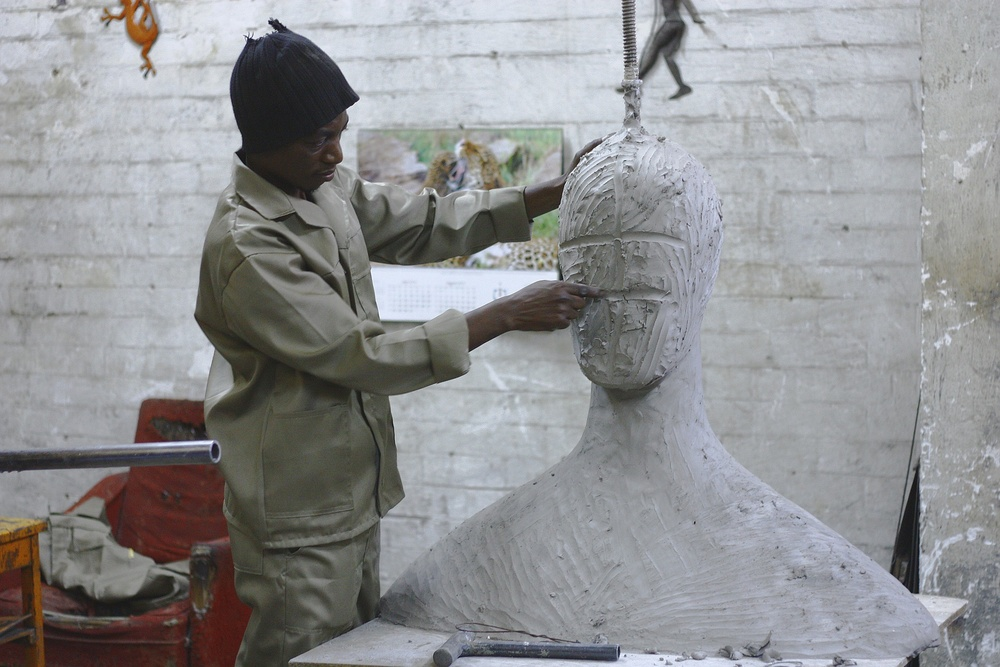
#> input picture lecture3_function_various_function/handcraft.jpg, 1000 x 667 px, shrunk from 1920 x 1280 before the run
$ python handcraft_example.py   (older library calls are emulated)
#> lines starting #> are read from the running program, lines starting #| are printed output that depends on the picture
import cv2

im=cv2.imread("handcraft.jpg")
#> im is the input picture: shape (667, 1000, 3); mean B, G, R 146.4, 144.6, 143.7

#edge detection
im_sobel_x= cv2.Sobel(im, cv2.CV_64F, 1, 0, ksize=3)
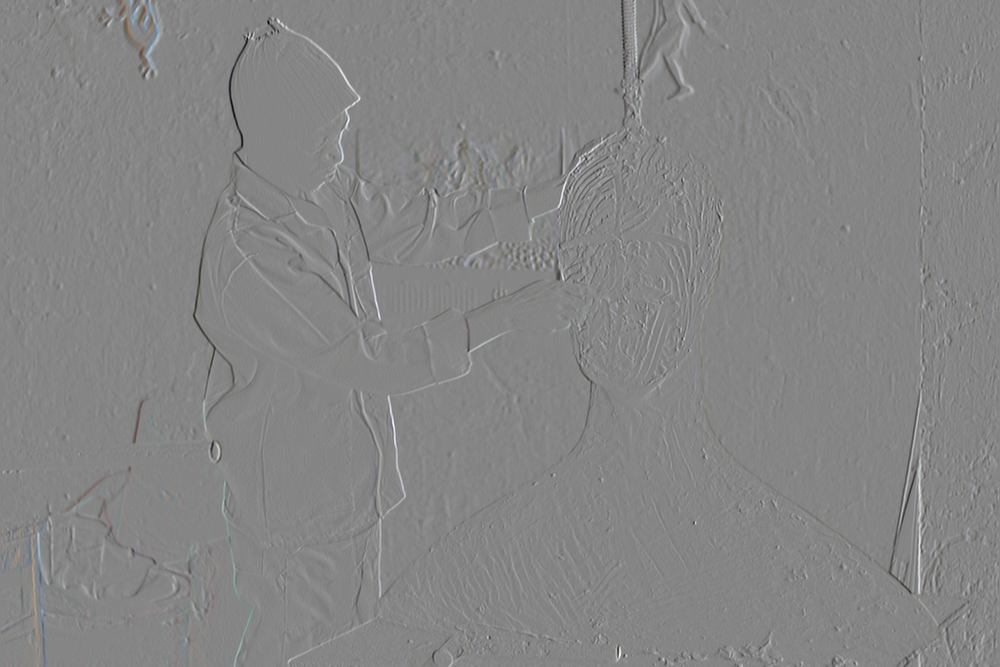
#> im_sobel_x: shape (667, 1000, 3) float64; mean B, G, R 0.1, 0.1, 0; drawn with min black and max white
im_sobel_x= cv2.convertScaleAbs(im_sobel_x)
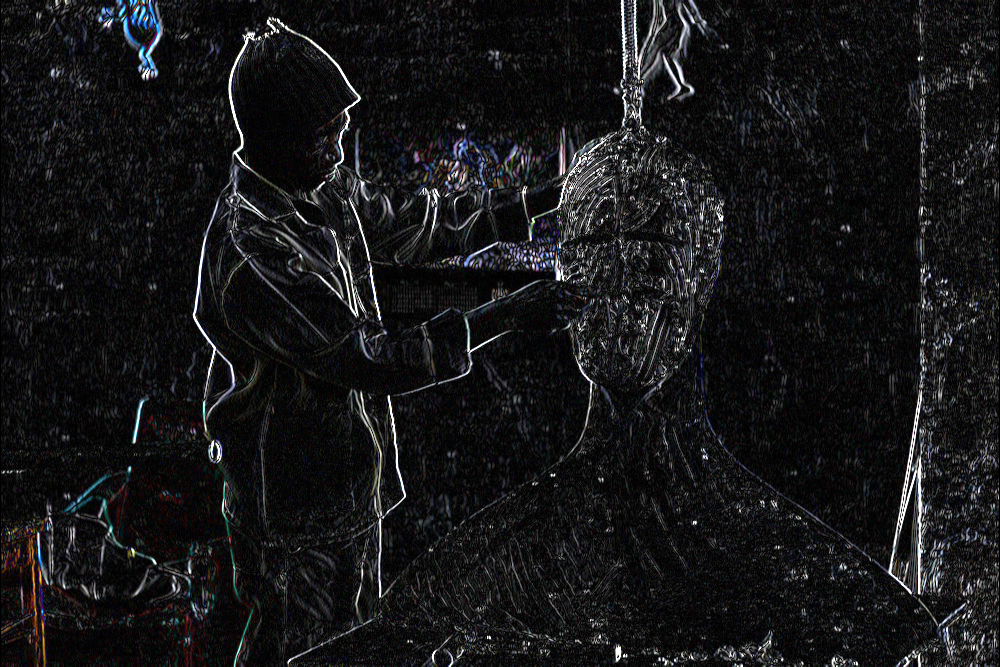
#> im_sobel_x: shape (667, 1000, 3); mean B, G, R 24, 22.8, 22.7

#histgram equalization
img_yuv= cv2.cvtColor(im, cv2.COLOR_BGR2YUV)
#> img_yuv: shape (667, 1000, 3); mean of channels 0, 1, 2 144.5, 128.8, 127.1
img_yuv[:,:,0] = cv2.equalizeHist(img_yuv[:,:,0])
#> img_yuv: shape (667, 1000, 3); mean of channels 0, 1, 2 128.4, 128.8, 127.1
im_hist = cv2.cvtColor(img_yuv, cv2.COLOR_YUV2BGR)
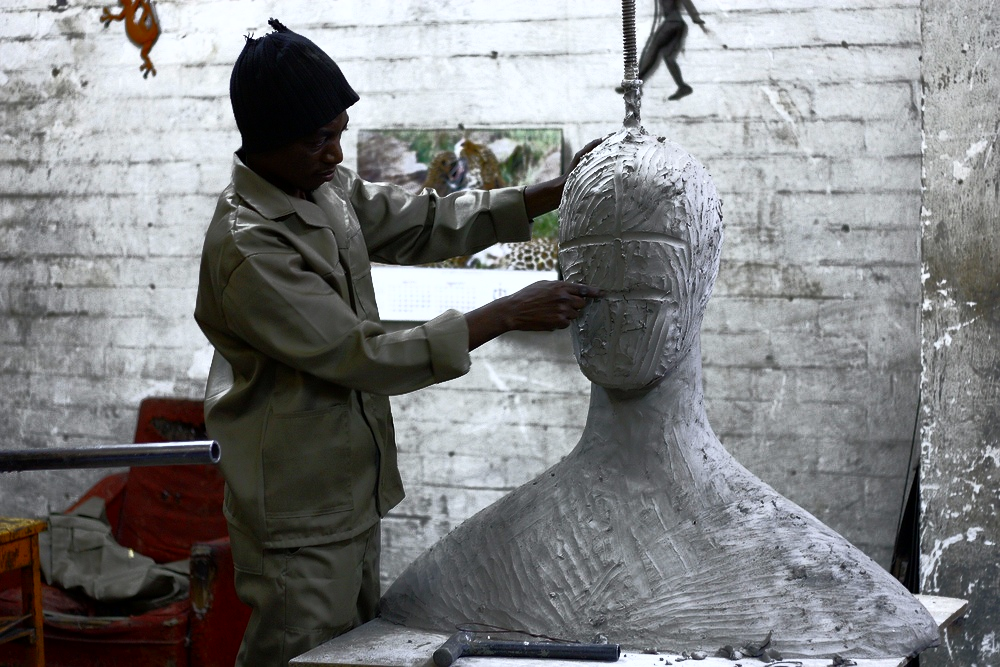
#> im_hist: shape (667, 1000, 3); mean B, G, R 129.9, 128.7, 127.4

#write the img
cv2.imwrite("edge_hand.jpg", im_sobel_x)
cv2.imwrite("hist.jpg",im_hist)
